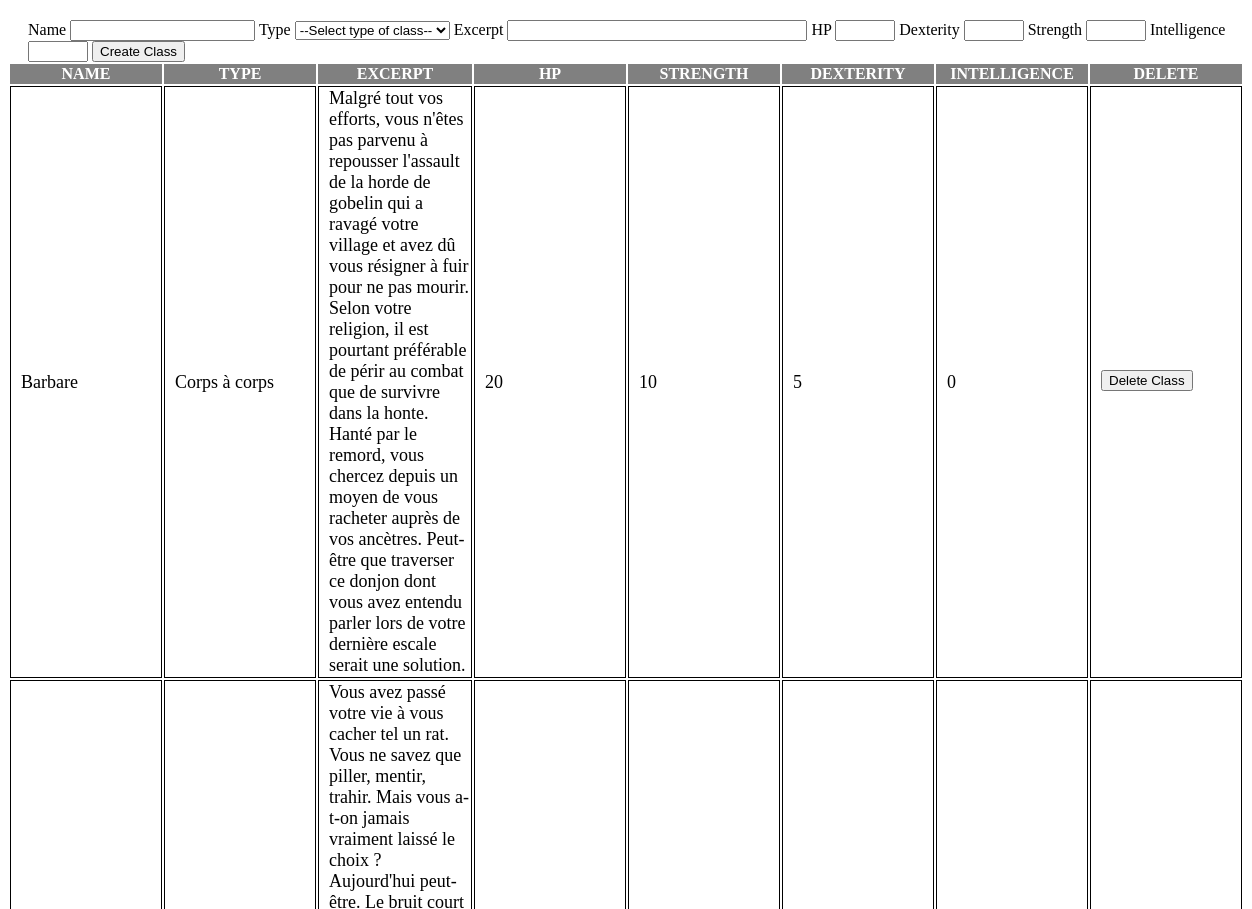
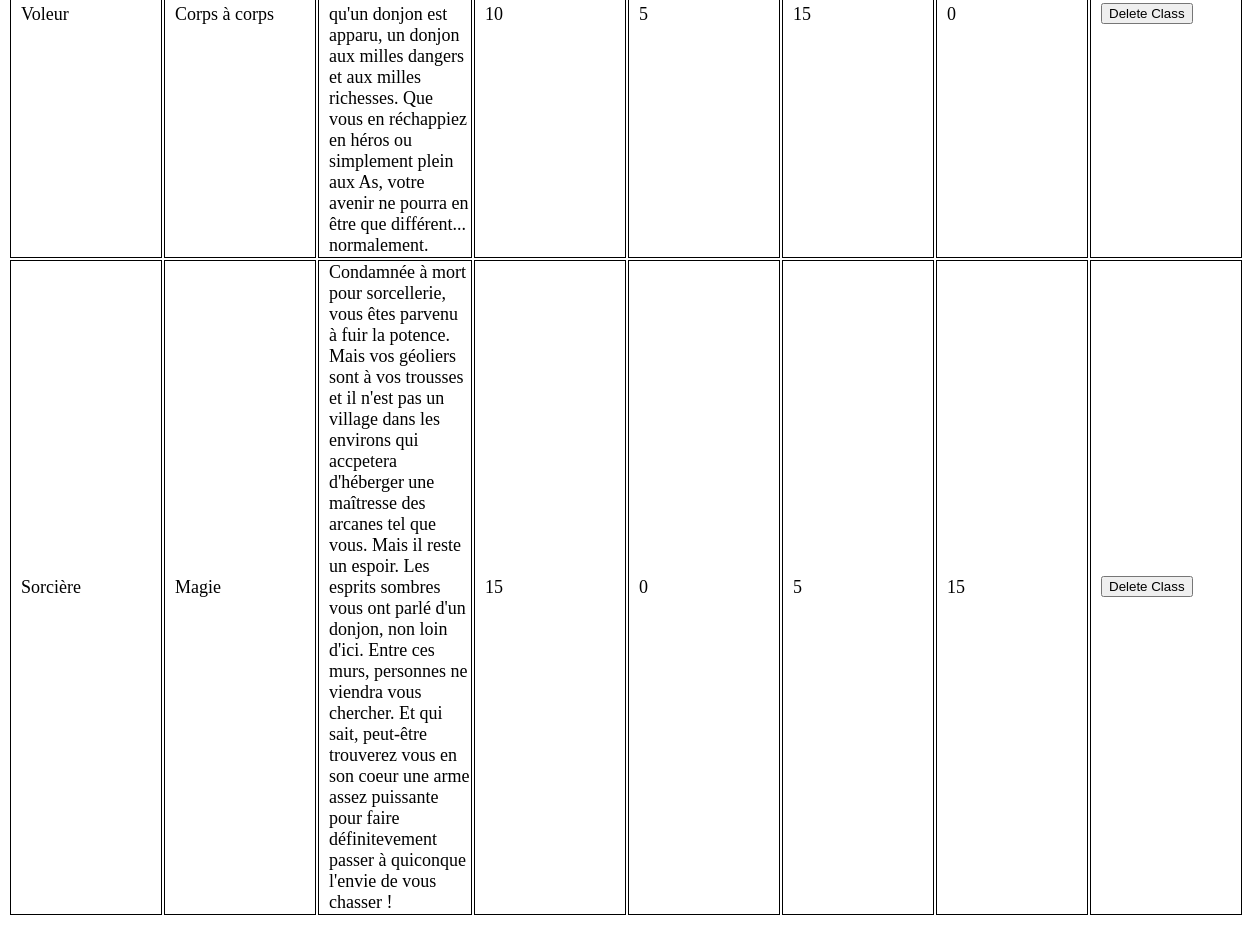
Page /back/forms/create_class.php on the committed database (2 pictures, top to bottom).
### tables this page shows
CREATE TABLE `classes` (
  `id` bigint unsigned NOT NULL AUTO_INCREMENT,
  `created_at` timestamp NULL DEFAULT NULL,
  `updated_at` timestamp NULL DEFAULT NULL,
  `name` text NOT NULL,
  `type` text NOT NULL,
  `excerpt` text NOT NULL,
  `hp` int NOT NULL,
  `dex` int NOT NULL,
  `str` int NOT NULL,
  `intel` int NOT NULL,
  PRIMARY KEY (`id`)
);

### back/controllers/Controller.php (called while the page is built, shortened)
<?php
class Controller
{
    public function getAllData ($sql) {
        try {
            $pdo = new PDO("mysql:host=".SERVER_NAME.";dbname=".DB_NAME, USERNAME, PASSWORD);
            $pdo->setAttribute(PDO::ATTR_ERRMODE, PDO::ERRMODE_EXCEPTION);
            $sth = $pdo->prepare($sql);
            $sth->execute();
            return $sth->fetchAll(PDO::FETCH_ASSOC);
        } catch (PDOException $e) {
            echo "Error in Controller: " . $e->getMessage();
        }
    }
}

### back/controllers/ClassController.php (called while the page is built, shortened)
<?php
include_once 'Controller.php';
class ClassController extends Controller
{
    private string $table;
    function __construct()
    {
        $this->table = "classes";
    }
    function index ()
    {
        $sql = "SELECT * FROM $this->table";
        return $this->getAllData($sql);
    }
}

### back/forms/create_class.php (the view, shortened to what this page needs)
<?php
include_once dirname(__DIR__)."/controllers/ClassController.php";
$getClasses = new ClassController();
$classes = $getClasses->index();
?>
<form action="" method="POST" class="form">
    <label>Name</label>
    <input type="text" name="name">
    <label>Type</label>
    <select name="type">
        <option disabled selected value>--Select type of class--</option>
    </select>
    <label>Excerpt</label>
    <input style="width: 300px" type="text" name="excerpt">
    <label>HP</label>
    <input style="width: 60px" type="number" name="hp">
    <label>Dexterity</label>
    <input style="width: 60px" type="number" name="dex">
    <label>Strength</label>
    <input style="width: 60px" type="number" name="str">
    <label>Intelligence</label>
    <input style="width: 60px" type="number" name="intel">
    <button type="submit">Create Class</button>
</form>
<table class="characterTable">
    <thead>
    <tr>
        <td class="header">NAME</td>
        <td class="header">TYPE</td>
        <td class="header">EXCERPT</td>
        <td class="header">HP</td>
        <td class="header">STRENGTH</td>
        <td class="header">DEXTERITY</td>
        <td class="header">INTELLIGENCE</td>
        <td class="header">DELETE</td>
    </tr>
    </thead>
    <tbody>
    <?php
    foreach ($classes as $class) {
        echo "<tr>";
        echo "<td class='col'>".$class['name']."</td>";
        echo "<td class='col'>".$class['type']."</td>";
        echo "<td class='col'>".$class['excerpt']."</td>";
        echo "<td class='col'>".$class['hp']."</td>";
        echo "<td class='col'>".$class['str']."</td>";
        echo "<td class='col'>".$class['dex']."</td>";
        echo "<td class='col'>".$class['intel']."</td>";
        echo "<td class='col'><form action='' method='POST' ><input type='hidden' name='delete_character' value='".$class['id']."'><button class='deleteBtn' type='submit'>Delete Class</button></form></td>";
        echo "</tr>";
    }
    ?>
    </tbody>
</table>

### back/forms/create_class.php (style rules this page uses)
.form { margin: 20px 0px 0px 20px; }
.col { font-size: 18px; padding-left: 10px; border: black 1px solid; }
.deleteBtn { margin-top: 15px; }
.header { min-width: 150px; font-size: 16px; font-weight: bold; text-align: center; color: white; background: gray; }

### rows in the picture
classes: name "Barbare", type "Corps à corps", excerpt "Malgré tout vos efforts, vous n'êtes pas parvenu à repousser l'assault de la horde de gobelin qui a ravagé votre village et avez dû vous résigner à fuir pour ne pas mourir. Selon votre religion, il est pourtant préférable de périr au combat que de survivre dans la honte. Hanté par le remord, vous chercez depuis un moyen de vous racheter auprès de vos ancètres. Peut-être que traverser ce donjon dont vous avez entendu parler lors de votre dernière escale serait une solution.", hp "20", str "10", dex "5", intel "0"
classes: name "Voleur", type "Corps à corps", excerpt "Vous avez passé votre vie à vous cacher tel un rat. Vous ne savez que piller, mentir, trahir. Mais vous a-t-on jamais vraiment laissé le choix ? Aujourd'hui peut-être. Le bruit court qu'un donjon est apparu, un donjon aux milles dangers et aux milles richesses. Que vous en réchappiez en héros ou simplement plein aux As, votre avenir ne pourra en être que différent... normalement.", hp "10", str "5", dex "15", intel "0"
classes: name "Sorcière", type "Magie", excerpt "Condamnée à mort pour sorcellerie, vous êtes parvenu à fuir la potence. Mais vos géoliers sont à vos trousses et il n'est pas un village dans les environs qui accpetera d'héberger une maîtresse des arcanes tel que vous. Mais il reste un espoir. Les esprits sombres vous ont parlé d'un donjon, non loin d'ici. Entre ces murs, personnes ne viendra vous chercher. Et qui sait, peut-être trouverez vous en son coeur une arme assez puissante pour faire définitevement passer à quiconque l'envie de vous chasser !", hp "15", str "0", dex "5", intel "15"
